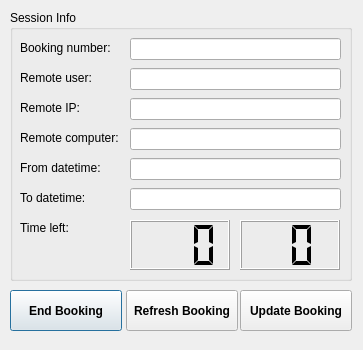
<?xml version="1.0" encoding="UTF-8"?>
<ui version="4.0">
 <class>SessionInfoDialog</class>
 <widget class="QDialog" name="SessionInfoDialog">
  <property name="geometry">
   <rect>
    <x>0</x>
    <y>0</y>
    <width>363</width>
    <height>350</height>
   </rect>
  </property>
  <property name="minimumSize">
   <size>
    <width>363</width>
    <height>350</height>
   </size>
  </property>
  <property name="maximumSize">
   <size>
    <width>363</width>
    <height>350</height>
   </size>
  </property>
  <property name="windowTitle">
   <string>Session Info</string>
  </property>
  <property name="windowIcon">
   <iconset resource="../../../../qt_embedded/resources.qrc">
    <normaloff>:/icons/schedule.svg</normaloff>:/icons/schedule.svg</iconset>
  </property>
  <widget class="QGroupBox" name="groupBox">
   <property name="geometry">
    <rect>
     <x>10</x>
     <y>10</y>
     <width>342</width>
     <height>271</height>
    </rect>
   </property>
   <property name="title">
    <string>Session Info</string>
   </property>
   <widget class="QLabel" name="label">
    <property name="geometry">
     <rect>
      <x>10</x>
      <y>30</y>
      <width>101</width>
      <height>16</height>
     </rect>
    </property>
    <property name="text">
     <string>Booking number:</string>
    </property>
   </widget>
   <widget class="QLabel" name="label_2">
    <property name="geometry">
     <rect>
      <x>10</x>
      <y>60</y>
      <width>101</width>
      <height>16</height>
     </rect>
    </property>
    <property name="text">
     <string>Remote user:</string>
    </property>
   </widget>
   <widget class="QLabel" name="label_3">
    <property name="geometry">
     <rect>
      <x>10</x>
      <y>90</y>
      <width>101</width>
      <height>16</height>
     </rect>
    </property>
    <property name="text">
     <string>Remote IP:</string>
    </property>
   </widget>
   <widget class="QLabel" name="label_4">
    <property name="geometry">
     <rect>
      <x>10</x>
      <y>120</y>
      <width>101</width>
      <height>16</height>
     </rect>
    </property>
    <property name="text">
     <string>Remote computer:</string>
    </property>
   </widget>
   <widget class="QLabel" name="label_5">
    <property name="geometry">
     <rect>
      <x>10</x>
      <y>150</y>
      <width>101</width>
      <height>16</height>
     </rect>
    </property>
    <property name="text">
     <string>From datetime:</string>
    </property>
   </widget>
   <widget class="QLabel" name="label_6">
    <property name="geometry">
     <rect>
      <x>10</x>
      <y>180</y>
      <width>101</width>
      <height>16</height>
     </rect>
    </property>
    <property name="text">
     <string>To datetime:</string>
    </property>
   </widget>
   <widget class="QLCDNumber" name="hour_lcdNumber">
    <property name="geometry">
     <rect>
      <x>120</x>
      <y>210</y>
      <width>100</width>
      <height>50</height>
     </rect>
    </property>
    <property name="frameShape">
     <enum>QFrame::Shape::Box</enum>
    </property>
    <property name="smallDecimalPoint">
     <bool>false</bool>
    </property>
    <property name="digitCount">
     <number>3</number>
    </property>
    <property name="segmentStyle">
     <enum>QLCDNumber::SegmentStyle::Flat</enum>
    </property>
   </widget>
   <widget class="QLCDNumber" name="minute_lcdNumber">
    <property name="geometry">
     <rect>
      <x>230</x>
      <y>210</y>
      <width>100</width>
      <height>50</height>
     </rect>
    </property>
    <property name="frameShape">
     <enum>QFrame::Shape::Box</enum>
    </property>
    <property name="smallDecimalPoint">
     <bool>false</bool>
    </property>
    <property name="digitCount">
     <number>2</number>
    </property>
    <property name="segmentStyle">
     <enum>QLCDNumber::SegmentStyle::Flat</enum>
    </property>
   </widget>
   <widget class="QLabel" name="label_7">
    <property name="geometry">
     <rect>
      <x>10</x>
      <y>210</y>
      <width>101</width>
      <height>16</height>
     </rect>
    </property>
    <property name="text">
     <string>Time left:</string>
    </property>
   </widget>
   <widget class="QLineEdit" name="booking_number_edit">
    <property name="geometry">
     <rect>
      <x>120</x>
      <y>28</y>
      <width>211</width>
      <height>22</height>
     </rect>
    </property>
    <property name="text">
     <string/>
    </property>
    <property name="readOnly">
     <bool>true</bool>
    </property>
   </widget>
   <widget class="QLineEdit" name="remote_user_edit">
    <property name="geometry">
     <rect>
      <x>120</x>
      <y>58</y>
      <width>211</width>
      <height>22</height>
     </rect>
    </property>
    <property name="text">
     <string/>
    </property>
    <property name="readOnly">
     <bool>true</bool>
    </property>
   </widget>
   <widget class="QLineEdit" name="remote_ip_edit">
    <property name="geometry">
     <rect>
      <x>120</x>
      <y>88</y>
      <width>211</width>
      <height>22</height>
     </rect>
    </property>
    <property name="text">
     <string/>
    </property>
    <property name="readOnly">
     <bool>true</bool>
    </property>
   </widget>
   <widget class="QLineEdit" name="remote_computer_edit">
    <property name="geometry">
     <rect>
      <x>120</x>
      <y>118</y>
      <width>211</width>
      <height>22</height>
     </rect>
    </property>
    <property name="text">
     <string/>
    </property>
    <property name="readOnly">
     <bool>true</bool>
    </property>
   </widget>
   <widget class="QLineEdit" name="from_datetime_edit">
    <property name="geometry">
     <rect>
      <x>120</x>
      <y>148</y>
      <width>211</width>
      <height>22</height>
     </rect>
    </property>
    <property name="text">
     <string/>
    </property>
    <property name="readOnly">
     <bool>true</bool>
    </property>
   </widget>
   <widget class="QLineEdit" name="to_datetime_edit">
    <property name="geometry">
     <rect>
      <x>120</x>
      <y>178</y>
      <width>211</width>
      <height>22</height>
     </rect>
    </property>
    <property name="text">
     <string/>
    </property>
    <property name="readOnly">
     <bool>true</bool>
    </property>
   </widget>
  </widget>
  <widget class="QPushButton" name="update_booking_btn">
   <property name="geometry">
    <rect>
     <x>240</x>
     <y>290</y>
     <width>112</width>
     <height>41</height>
    </rect>
   </property>
   <property name="font">
    <font>
     <bold>true</bold>
    </font>
   </property>
   <property name="styleSheet">
    <string notr="true"/>
   </property>
   <property name="text">
    <string>Update Booking</string>
   </property>
   <property name="autoDefault">
    <bool>true</bool>
   </property>
   <property name="default">
    <bool>false</bool>
   </property>
   <property name="flat">
    <bool>false</bool>
   </property>
  </widget>
  <widget class="QPushButton" name="end_booking_btn">
   <property name="geometry">
    <rect>
     <x>10</x>
     <y>290</y>
     <width>112</width>
     <height>41</height>
    </rect>
   </property>
   <property name="font">
    <font>
     <bold>true</bold>
    </font>
   </property>
   <property name="styleSheet">
    <string notr="true"/>
   </property>
   <property name="text">
    <string>End Booking</string>
   </property>
   <property name="iconSize">
    <size>
     <width>18</width>
     <height>18</height>
    </size>
   </property>
   <property name="autoDefault">
    <bool>false</bool>
   </property>
   <property name="default">
    <bool>true</bool>
   </property>
  </widget>
  <widget class="QPushButton" name="refresh_booking_btn">
   <property name="geometry">
    <rect>
     <x>126</x>
     <y>290</y>
     <width>112</width>
     <height>41</height>
    </rect>
   </property>
   <property name="font">
    <font>
     <bold>true</bold>
    </font>
   </property>
   <property name="styleSheet">
    <string notr="true"/>
   </property>
   <property name="text">
    <string>Refresh Booking</string>
   </property>
   <property name="autoDefault">
    <bool>true</bool>
   </property>
   <property name="default">
    <bool>false</bool>
   </property>
   <property name="flat">
    <bool>false</bool>
   </property>
  </widget>
 </widget>
 <resources>
  <include location="../../../../qt_embedded/resources.qrc"/>
 </resources>
 <connections/>
</ui>
